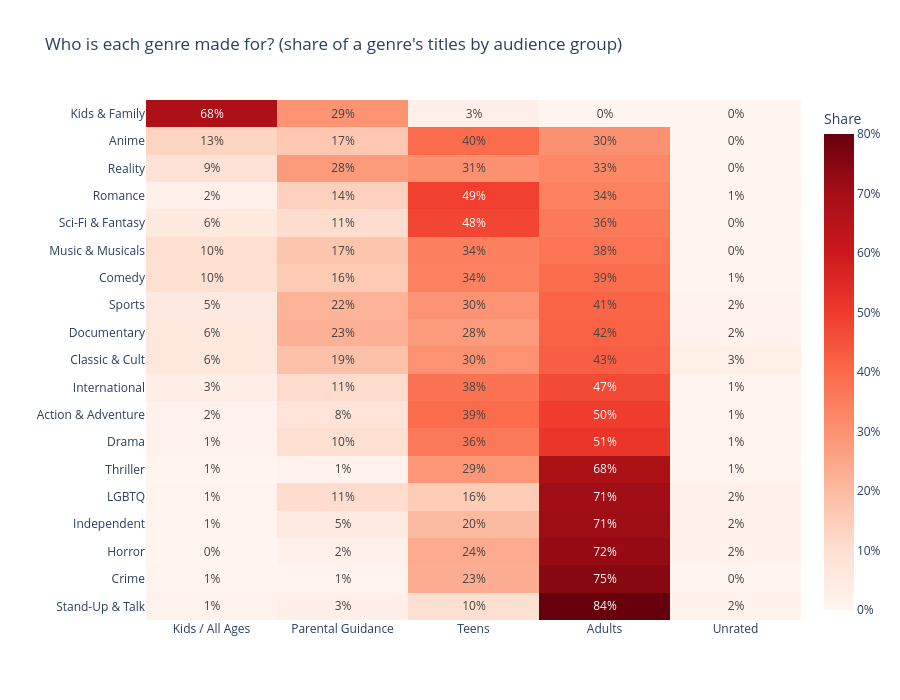

Here is the notebook cell this chart was saved with:
### Code cell
# (2) Heatmap: unified genre × audience group (row percentages) --------------------------------------
gm = genre_u_main.merge(df[["show_id"]], on="show_id")
gcount = pd.crosstab(gm["genre"], gm["audience_group"])[AUDIENCE_ORDER]
gcount = gcount[gcount.sum(axis=1) >= 100]
gpct = gcount.div(gcount.sum(axis=1), axis=0).sort_values("Adults")

fig = px.imshow(gpct, x=AUDIENCE_ORDER, y=gpct.index, text_auto=".0%", aspect="auto",
                color_continuous_scale="Reds", zmin=0, zmax=0.8,
                title="Who is each genre made for? (share of a genre's titles by audience group)")
fig.update_traces(customdata=gcount.loc[gpct.index].values,
                  hovertemplate="<b>%{y}</b> · %{x}<br>%{z:.1%} of the genre<br>%{customdata:,} titles<extra></extra>")
fig.update_layout(height=700, xaxis_title="", yaxis_title="", coloraxis_colorbar=dict(title="Share", tickformat=".0%"))
fig.show()

### Figure 1 — Plotly figure (JSON) as saved in the notebook; plotly's stock layout.template omitted (floating-point values rounded to 4 significant figures)
{"data": [{"coloraxis": "coloraxis", "customdata": [[738, 321, 29, 1, 0], [33, 41, 97, 74, 0], [23, 71, 78, 83, 0], [19, 139, 485, 337, 6], [18, 35, 156, 117, 0], [39, 65, 129, 141, 1], [221, 360, 770, 880, 15], [12, 48, 65, 90, 4], [76, 285, 352, 527, 23], [12, 37, 60, 85, 6], [144, 474, 1615, 1992, 39], [18, 82, 405, 511, 10], [46, 318, 1152, 1638, 30], [4, 9, 184, 431, 4], [1, 11, 16, 72, 2], [5, 41, 153, 539, 17], [0, 9, 103, 313, 7], [4, 4, 110, 350, 1], [5, 12, 40, 336, 6]], "hovertemplate": "<b>%{y}</b> · %{x}<br>%{z:.1%} of the genre<br>%{customdata:,} titles<extra></extra>", "name": "0", "texttemplate": "%{z:.0%}", "type": "heatmap", "x": ["Kids / All Ages", "Parental Guidance", "Teens", "Adults", "Unrated"], "xaxis": "x", "y": ["Kids & Family", "Anime", "Reality", "Romance", "Sci-Fi & Fantasy", "Music & Musicals", "Comedy", "Sports", "Documentary", "Classic & Cult", "International", "Action & Adventure", "Drama", "Thriller", "LGBTQ", "Independent", "Horror", "Crime", "Stand-Up & Talk"], "yaxis": "y", "z": [[0.6777, 0.2948, 0.02663, 0.0009183, 0.0], [0.1347, 0.1673, 0.3959, 0.302, 0.0], [0.0902, 0.2784, 0.3059, 0.3255, 0.0], [0.01927, 0.141, 0.4919, 0.3418, 0.006085], [0.05521, 0.1074, 0.4785, 0.3589, 0.0], [0.104, 0.1733, 0.344, 0.376, 0.002667], [0.0984, 0.1603, 0.3428, 0.3918, 0.006679], [0.05479, 0.2192, 0.2968, 0.411, 0.01826], [0.06017, 0.2257, 0.2787, 0.4173, 0.01821], [0.06, 0.185, 0.3, 0.425, 0.03], [0.03377, 0.1112, 0.3788, 0.4672, 0.009146], [0.01754, 0.07992, 0.3947, 0.4981, 0.009747], [0.01445, 0.09987, 0.3618, 0.5144, 0.009422], [0.006329, 0.01424, 0.2911, 0.682, 0.006329], [0.009804, 0.1078, 0.1569, 0.7059, 0.01961], [0.006623, 0.0543, 0.2026, 0.7139, 0.02252], [0.0, 0.02083, 0.2384, 0.7245, 0.0162], [0.008529, 0.008529, 0.2345, 0.7463, 0.002132], [0.01253, 0.03008, 0.1003, 0.8421, 0.01504]]}], "layout": {"coloraxis": {"autocolorscale": false, "cmax": 0.8, "cmin": 0, "colorbar": {"tickformat": ".0%", "title": {"text": "Share"}}, "colorscale": [[0, "rgb(255,245,240)"], [0.125, "rgb(254,224,210)"], [0.25, "rgb(252,187,161)"], [0.375, "rgb(252,146,114)"], [0.5, "rgb(251,106,74)"], [0.625, "rgb(239,59,44)"], [0.75, "rgb(203,24,29)"], [0.875, "rgb(165,15,21)"], [1, "rgb(103,0,13)"]]}, "height": 700, "title": {"text": "Who is each genre made for? (share of a genre's titles by audience group)"}, "xaxis": {"anchor": "y", "domain": [0, 1], "title": {"text": ""}}, "yaxis": {"anchor": "x", "autorange": "reversed", "domain": [0, 1], "title": {"text": ""}}}}
